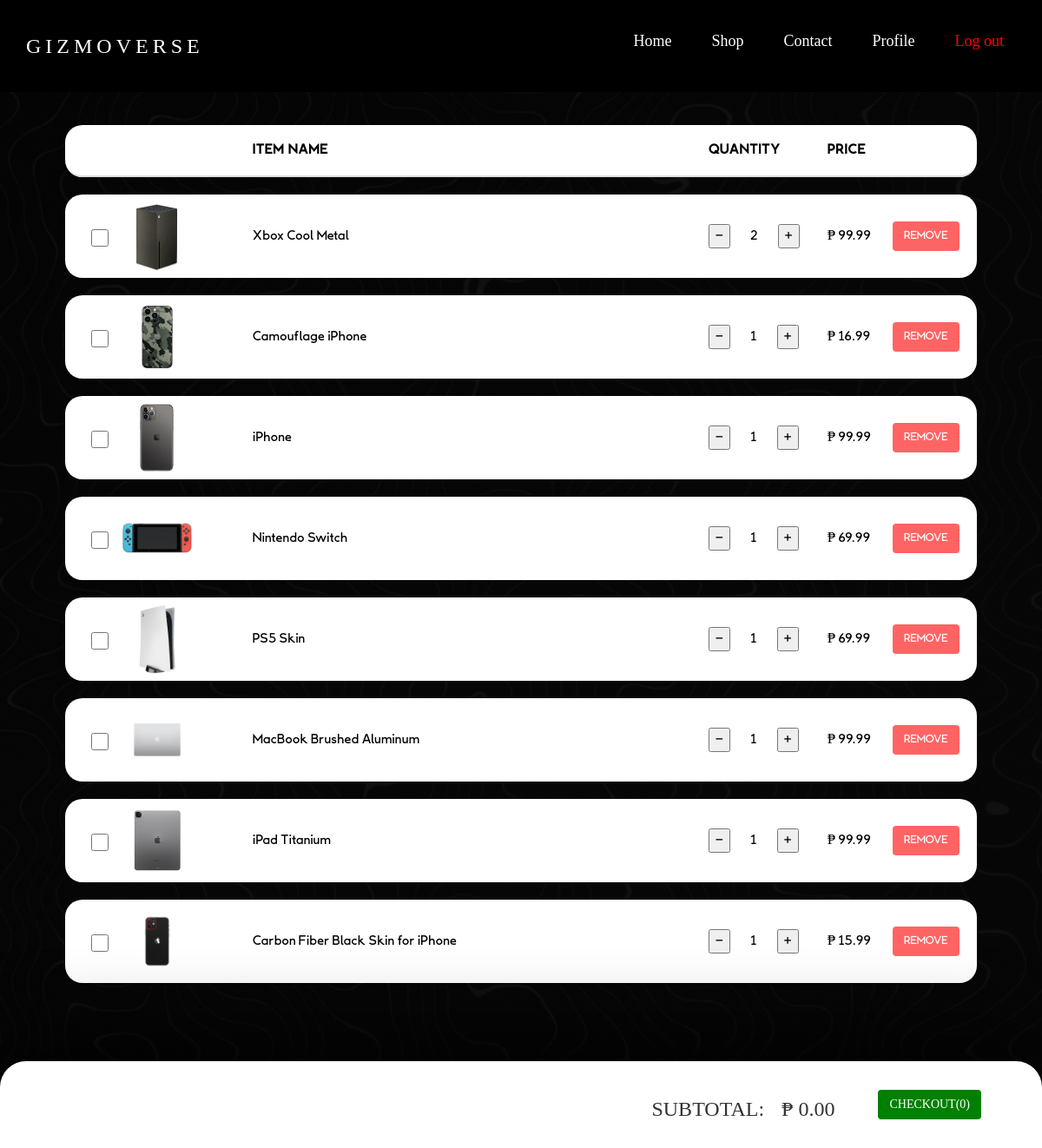
The page /pages/cart.php (signed in) on the database its author committed.
### tables this page shows
CREATE TABLE `cart` (
  `order_id` int(11) NOT NULL,
  `product_id` int(11) NOT NULL,
  `quantity` int(11) NOT NULL,
  `user_id` int(11) NOT NULL
);

CREATE TABLE `products` (
  `product_id` int(11) NOT NULL,
  `itemName` varchar(255) NOT NULL,
  `brand_model` varchar(255) DEFAULT NULL,
  `imagePath` varchar(255) NOT NULL,
  `product_type` enum('Set Product Type','Phone','Case','Peripheral','Console','Mousepad','Tablet','Laptop','Personal Computer') DEFAULT NULL,
  `description` text NOT NULL,
  `price` decimal(10,2) NOT NULL,
  `stock` int(11) NOT NULL
);

### pages/cart.php (the view, shortened to what this page needs)
<?php
$servername = "localhost";
$username = "root";
$password = "";
$database = "onlinestore";
$conn = mysqli_connect($servername, $username, $password, $database);
$userID = $_SESSION['user_id'];
$sql = "SELECT cart.order_id, cart.product_id, cart.quantity, products.itemName, products.imagePath, products.price FROM cart INNER JOIN products ON cart.product_id = products.product_id WHERE cart.user_id='$userID'";
$result = mysqli_query($conn, $sql);
$cartItems = mysqli_fetch_all($result, MYSQLI_ASSOC);
?>
<!DOCTYPE html>
<html lang="en">
<head>
    <link rel="stylesheet" href="../css/style.css">
    <link rel="stylesheet" href="https://maxcdn.bootstrapcdn.com/bootstrap/3.4.1/css/bootstrap.min.css">
</head>
<body class="stillBackground">
    <div style="position: fixed; z-index: 100; width:100vw; bottom: 0; height: 100px; background-color: white; box-shadow: 0px -10px 100px black; border-radius: 30px 30px 0px 0px; display: flex; justify-content: space-between; align-items: center; padding: 0 20px;">
        <div style="display: flex; align-items: center; vertical-align: center;">
            <h3 style="margin-right: 20px;">SUBTOTAL: </h3>
            <h3 class="total-amount" style="margin-right: 50px;">₱ 0.00</h3>
            <a href="#" class="total-quantity btn cart"
                style="color: white; background-color: green; margin-right: 30px; align-self: center;"
                role="button">CHECKOUT(0)</a>
        </div>
    </div>
    <nav class="navigationbar sticky">
        <div class="logo"><a href="#">GIZMOVERSE</a></div>
        <ul class="nav-links">
            <div class="menu">
                <li><a href="../index.php">Home</a></li>
                <li><a href="products.php">Shop</a></li>
                <li><a href="customercare.php">Contact</a></li>
                <li><a href="<?php if ($_SESSION['role'] == "admin" ) {
                echo htmlspecialchars("admin/admin.php");
              } else {
                echo htmlspecialchars("profile.php");
              } ?>">Profile</a></li>
                <li><a href="profile.php?logout='1'" style="color: red;">Log out</a></li>
            </div>
        </ul>
    </nav>
    <div class="products">
        <div class="container table-responsive py-5"
            style="color: black; font-family: LaachirDeeper !important;font-size: larger; width: 100%; margin-bottom: 150px;">
            <table class="myTable table" id="tableContainer">
                <thead style="height: 60px;">
                    <tr style="letter-spacing: 1px;">
                        <th scope="col"></th>
                        <th scope="col"></th>
                        <th scope="col">ITEM NAME</th>
                        <th scope="col">QUANTITY</th>
                        <th scope="col">PRICE</th>
                        <th scope="col"></th>
                    </tr>
                </thead>
                <tbody>
                    <?php
                    if (count($cartItems) > 0) {
                        foreach ($cartItems as $cartItem) { ?>
                            <tr class="cardHolder" style="min-height:80px;">
                                <td><input class="cart-checkbox" style="display: block; height: 20px;" type="checkbox"
                                        name="checkbox_<?php echo $cartItem['product_id'] ?>" /></td>
                                <td style="width: 150px;"><img src="<?php echo htmlspecialchars($cartItem['imagePath']) ?>"
                                        style="height: 80px; width: 80px; object-fit: contain;"
                                        alt="<?php echo htmlspecialchars($cartItem['itemName']) ?>"></td>
                                <td style="width: 50%;" class="name">
                                    <?php echo htmlspecialchars($cartItem['itemName']) ?>
                                </td>
                                <td >
                                    <button class="minus-btn" style="margin-right: 20px; width: 25px;" type="button" name="button" onclick="decreaseQuantity(event,<?php echo $cartItem['order_id'] ?>)">-</button>
                                    <span class="quantity"><?php echo htmlspecialchars($cartItem['quantity']) ?></span>
                                    <button class="plus-btn" style="margin-left: 20px; width: 25px;" type="button" name="button" onclick="increaseQuantity(event,<?php echo $cartItem['order_id'] ?>)">+</button>
                                </td>
                                <td class="price">₱
                                    <?php echo htmlspecialchars($cartItem['price']) ?>
                                </td>
                                <td><a onclick="removeItemFromCart(event,<?php echo $cartItem['order_id'] ?>)" class="btn cart"
                                        style="color: white; background-color: rgb(255, 100, 100);" role="button">REMOVE</a></td>
                            </tr>
                        <?php }
                    } ?>
                </tbody>
            </table>
        </div>
    </div>
</body>
</html>

### css/style.css (style rules this page uses)
* { margin: 0; padding: 0; box-sizing: border-box; }
html { scroll-behavior: smooth; }
body { font-family: Nord-Medium !important; }
.stillBackground { background-image: url('../assets/Images/WebBackground3.png'); background-repeat: no-repeat; background-attachment: fixed; background-size: cover; }
a { text-decoration: none !important; }
a:visited, a:link { color: inherit; }
li { list-style: none; }
.navigationbar { display: flex; align-items: center ; justify-content: space-between ; padding: 30px ; background-color: rgb(0, 0, 0); color: #fff; position: fixed ; z-index: 3; width: 100%; }
.nav-links a { color: #fff; }
.logo { font-family: Nord-Medium; font-size: 24px; letter-spacing: 5px; color: #fff; }
.logo a ,.logo a:hover, .loginBtn a, .navigationbar a, .navigationbar a:hover { text-decoration: none !important; color: inherit; }
.logo a:visited, .logo a:link, .loginBtn a:link { color: inherit; text-decoration: none; }
.menu { display: flex; gap: 1em; font-size: 18px; }
.menu li { padding: 5px 14px; transition: 0.3s ease; }
.sticky { position: relative; }
input[type=checkbox] { display: none; }
.products { margin: 1.5% 5%; }
.products input { background-color: rgba(255, 255, 255, 0.103); border-radius: 30px; height: 40px; width: 100%; padding: 30px; border: none; color: white; }
.cardHolder:last-of-type { margin-bottom: 100px; }
.myTable { border-collapse: separate; border-spacing: 0px 20px; color: black; }
.myTable tbody, thead { background-color: white; }
.myTable td, th { vertical-align: middle !important; border-top: 0 !important; }
.myTable td:first-child, th:first-child { border-radius: 20px 0 0 20px; padding-left: 30px !important; }
.myTable td:last-child, th:last-child { border-radius: 0 20px 20px 0; }

### rows shown on the page
cart: product.imagePath (picture), product.itemName "Xbox Cool Metal", quantity "2", product.price "99.99"
cart: product.itemName (picture), product.itemName "Camouflage iPhone", quantity "1", product.price "16.99"
cart: product.imagePath (picture), product.itemName "iPhone", quantity "1", product.price "99.99"
cart: product.imagePath (picture), product.itemName "Nintendo Switch", quantity "1", product.price "69.99"
cart: product.imagePath (picture), product.itemName "PS5 Skin", quantity "1", product.price "69.99"
cart: product.imagePath (picture), product.itemName "MacBook Brushed Aluminum", quantity "1", product.price "99.99"
cart: product.itemName (picture), product.itemName "iPad Titanium", quantity "1", product.price "99.99"
cart: product.itemName (picture), product.itemName "Carbon Fiber Black Skin for iPhone", quantity "1", product.price "15.99"
